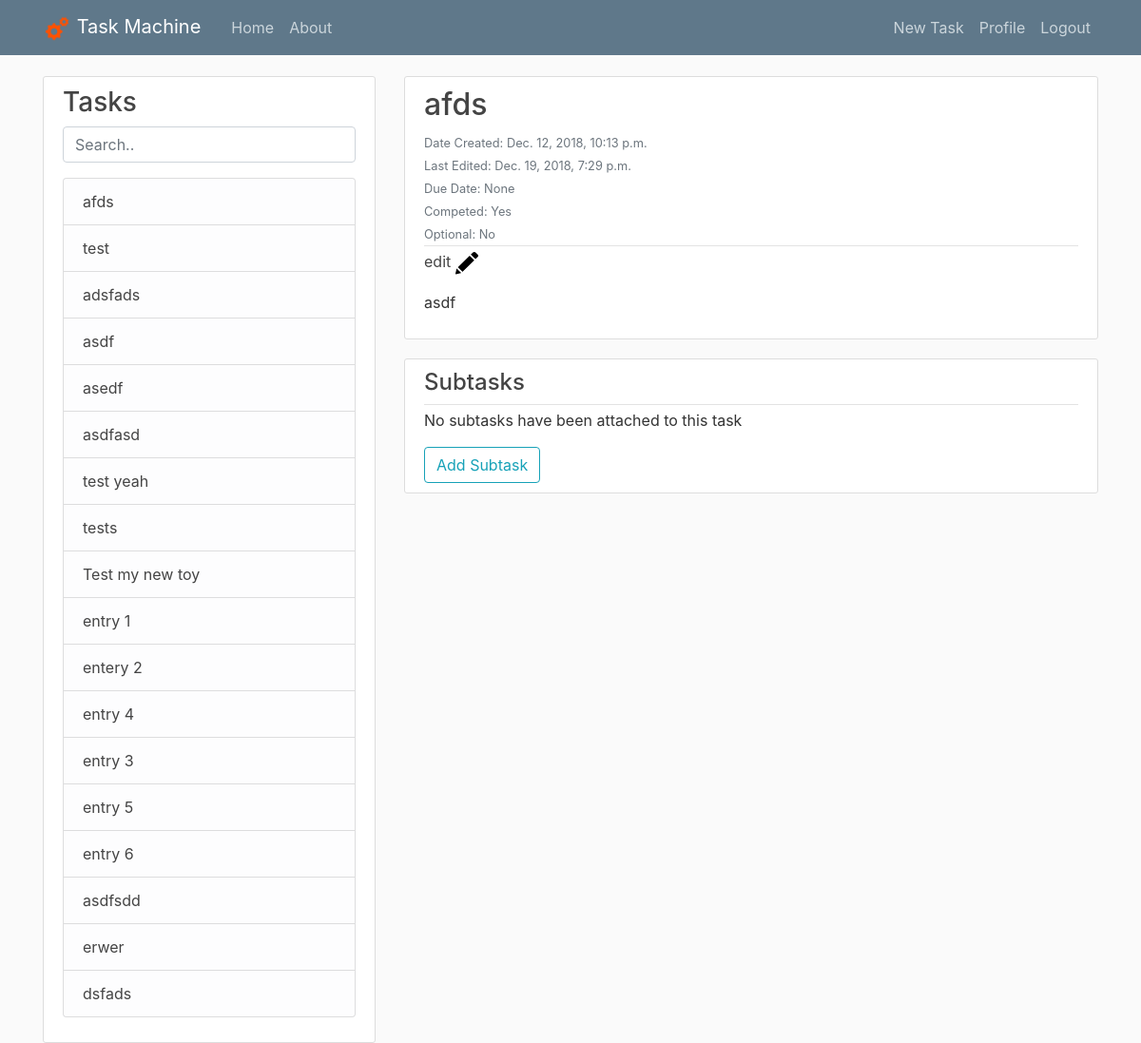
Page / (signed in) on the earlier database version.
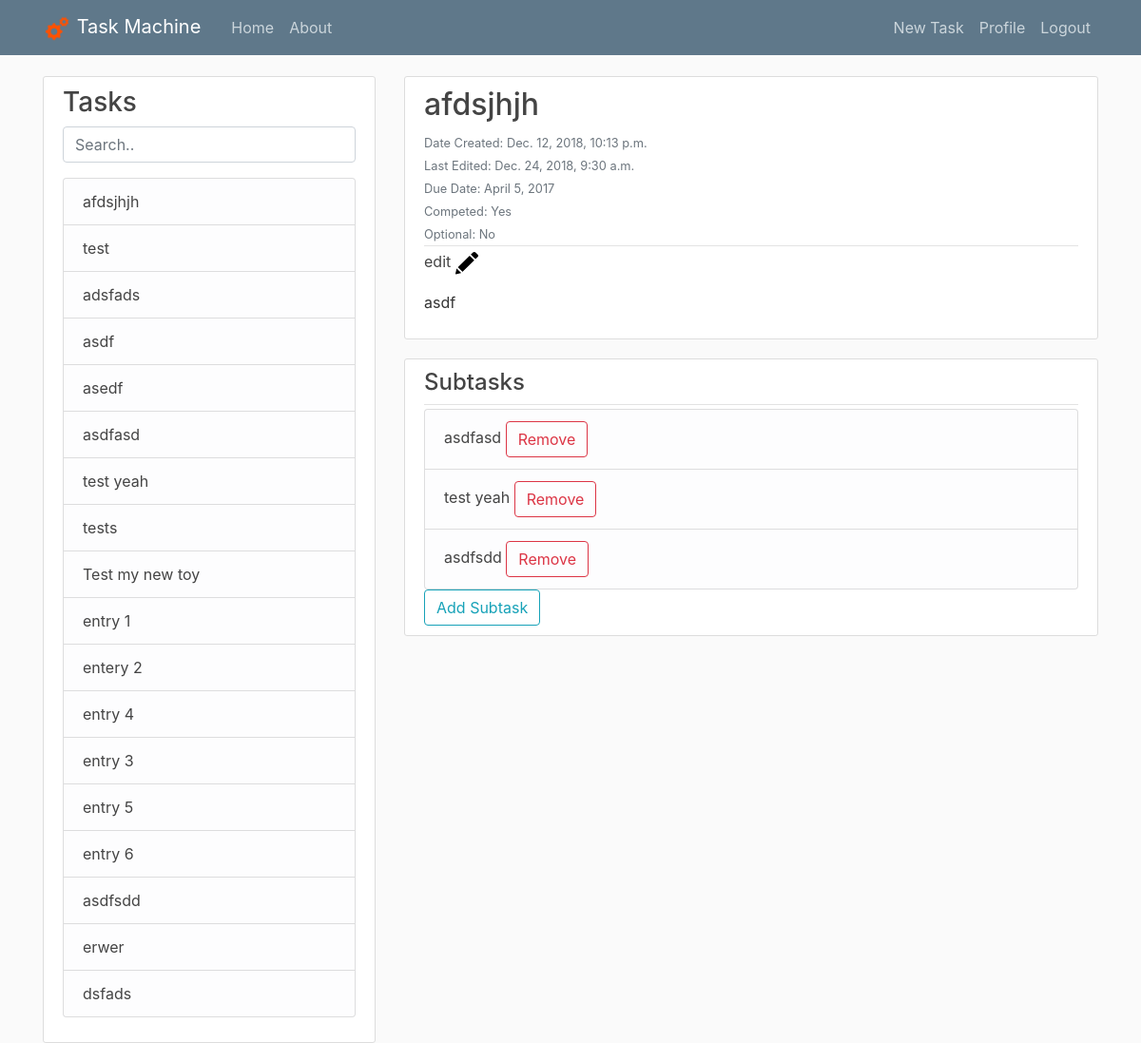
Same page on the later database version.
### tasks/models.py (models this page shows, shortened)
class Post(models.Model):
    title = models.CharField(max_length=100)
    content = models.TextField(blank=True)
    date_posted = models.DateTimeField(auto_now_add=True)
    date_edited = models.DateTimeField(auto_now=True)
    author = models.ForeignKey(User, on_delete=models.CASCADE)
    children = models.ManyToManyField('self',symmetrical=False)
    due_date = models.DateField(blank=True,null=True)
    choices = (
        (True,'Yes'),
        (False,'No'),
    )
    complete = models.BooleanField(blank=False,choices=choices,default=False)
    optional = models.BooleanField(choices=choices,default=False)
    class Meta:
        unique_together = ('author', 'title')

### tasks/views.py (the view)
# urls.py: path('', PostListView.as_view(), name='tasks-home'),
class PostListView(LoginRequiredMixin,ListView):
    model = Post
    template_name = 'tasks/home.html'
    context_object_name = 'posts'
    ordering = ['-date_posted']
    def get_context_data(self, **kwargs):
        context = super(PostListView, self).get_context_data(**kwargs)
        context['post_list'] = Post.objects.all().filter(author=self.request.user)
        taskId = self.request.GET.get('id')
        UserPosts = Post.objects.filter(author=self.request.user)
        if UserPosts.count() < 1:
            context['post'] = None
            context['sublist'] = None
        elif taskId == 'new' or taskId is None or UserPosts.filter(pk=taskId).count() < 1:
            taskId = UserPosts.first().pk
            context['post'] = Post.objects.get(pk=taskId)
            context['sublist'] = context['post'].children.all()
        else:
            context['post'] = Post.objects.get(pk=taskId)
            context['sublist'] = context['post'].children.all()
        return context
    def get_queryset(self, **kwargs):
        return Post.objects.filter(author=self.request.user)

### tasks/templates/tasks/home.html (shortened to what this page needs)
{% extends "tasks/leftbar.html" %}
{% block header %}
<link href="http://cdnjs.cloudflare.com/ajax/libs/summernote/0.8.11/summernote.css" rel="stylesheet">
{% endblock header %}
{% block content %}
{% if post_list.count < 1 %}
    <div class="col-md-8">
        <div class="media content-section">
            <div class="media-body">
                <div class="article-metadata">
                    <h4>You have no tasks</h4>
                </div>
                <div>
                    <a class="btn btn-outline-info" href="/post/new/">Create Task</a>
                </div>
            </div>
        </div>
    </div>
{% else %}
    <div class="col-md-8">
        <article class="media content-section">
            <div class="media-body">
                <div class="media-body relative">
                    <div class="article-metadata">
                        <h2><span class="article-title">{{ post.title }}</a></h2>
                        <div class="dates">
                            <small class="text-muted">Date Created: {{ post.date_posted}}</small>
                            <br>
                            <small class="text-muted">Last Edited: {{ post.date_edited}}</small>
                            <br>
                            <small class="text-muted">Due Date: {{ post.due_date }}</small>
                        </div>
                        <div class="attributes">
                            <small class="text-muted">Competed: {% if post.complete %}Yes  {% else %}No  <span class="red dot"></span>{% endif %}</small>
                            <br>
                            <small class="text-muted">Optional: {% if post.optional %}Yes{% else %}No{% endif %}</small>
                        </div>
                    </div>
                </div>
                <div class="edit">
                    <a class="article-title edit" href="/post/{{ post.pk }}/update">
                        edit
                        <img src="media/edit-button.png" alt="Edit Post" width="25" height="25">
                    </a>
                </div>
                <div>
                    <p class="article-content">{{ post.content | safe }}</p>
                </div>
            </div>
        </article>
        <div class="media content-section">
            <div class="media-body">
                <div class="article-metadata">
                    <h4>Subtasks</h4>
                </div>
                <div class="scroll">
                    <ul class="list-group" id="subtasklist">
                    {% if sublist.count > 0 %}
                        {% for sub in sublist %}
                        <li class="list-group-item list-group-item-light substask" data-pk="{{ sub.pk }}">
                            <a class="article-title" href="/?id={{ sub.id }}">{{ sub.title }}</a>
                            <span class="btn btn-outline-danger remove-sub" onclick="removeSub({{ sub.pk }})">Remove</span></li>
                        {% endfor %}
                    {% else %}
                        <p class="article-content">No subtasks have been attached to this task</p>
                    {% endif %}
                    </ul>
                </div>
                <button class="btn btn-outline-info" type="button" id="addTask">Add Subtask</button>
            </div>
        </div>
    </div>
{% endif %}
{% endblock content %}

### tasks/templates/tasks/leftbar.html
{% extends "tasks/base.html" %}
{% block leftBar %}
<div class="col-md-4 leftbar" >
    <div class="content-section">
        <h3>Tasks</h3>
        <p class='text-muted'>
            <input class="form-control" id="myInputLeftBar" type="text" placeholder="Search..">
            <div class="scroll">
                <ul class="list-group" id="leftBarList">
                {% for post in post_list %}
                    <li class="list-group-item list-group-item-light"><a class="article-title" href="/?id={{ post.id }}">{{ post.title }}</a></li>
                {% endfor %}
                </ul>
            </div>
        </p>
    </div>
</div>
{% endblock leftBar %}

Differences in the rows shown:
changed Post: title "afds" → "afdsjhjh"; date_edited "Dec. 19, 2018, 7:29 p.m." → "Dec. 24, 2018, 9:30 a.m."; due_date "None" → "April 5, 2017"
now on one of the page's lists (row unchanged): Post: title "asdfasd"
now on one of the page's lists (row unchanged): Post: title "test yeah"
now on one of the page's lists (row unchanged): Post: title "asdfsdd"
Other differences:
text no longer shown: "No subtasks have been attached to this task"
